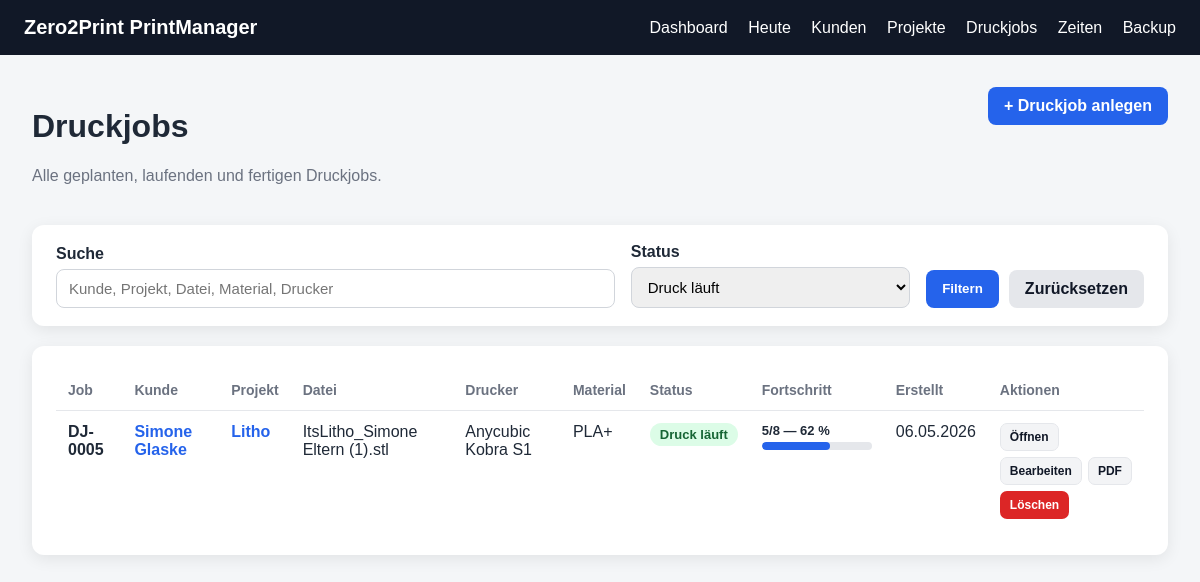
The page /jobs?status=Druck+läuft on the database as committed earlier.
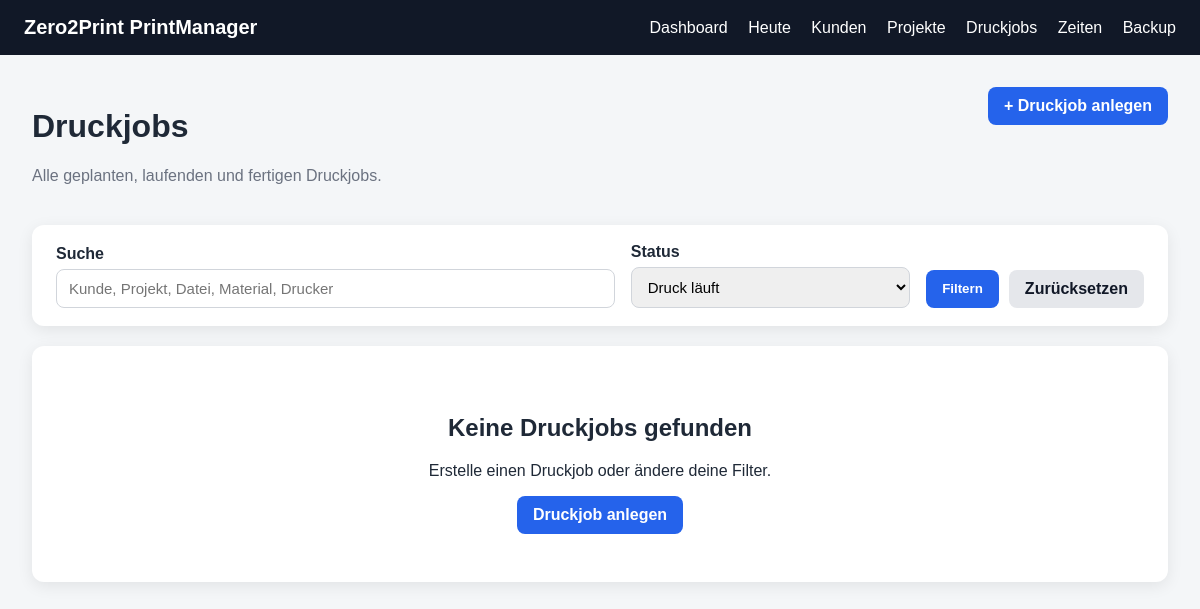
The same page on the database as committed later.
### app/models.py (models this page shows)
class PrintJob(Base):
    __tablename__ = "print_jobs"
    id = Column(Integer, primary_key=True, index=True)
    project_id = Column(Integer, ForeignKey("projects.id"), nullable=False)
    file_id = Column(Integer, ForeignKey("project_files.id"), nullable=True)
    printer_name = Column(String, nullable=True)
    material = Column(String, nullable=True)
    color = Column(String, nullable=True)
    planned_print_time = Column(String, nullable=True)
    planned_weight_grams = Column(Integer, nullable=True)
    status = Column(String, default="Bereit zum Druck")
    notes = Column(Text, nullable=True)
    created_at = Column(DateTime, default=datetime.utcnow)
    project = relationship("Project", back_populates="print_jobs")
    file = relationship("ProjectFile", back_populates="print_jobs")
    time_entries = relationship(
        "TimeEntry",
        back_populates="print_job"
    )
    checklist = relationship(
        "PrintJobChecklist",
        back_populates="print_job",
        uselist=False,
        cascade="all, delete-orphan"
    )

class Customer(Base):
    __tablename__ = "customers"
    id = Column(Integer, primary_key=True, index=True)
    name = Column(String, nullable=False)
    email = Column(String, nullable=True)
    phone = Column(String, nullable=True)
    note = Column(Text, nullable=True)
    created_at = Column(DateTime, default=datetime.utcnow)
    projects = relationship(
        "Project",
        back_populates="customer",
        cascade="all, delete-orphan"
    )

class Project(Base):
    __tablename__ = "projects"
    id = Column(Integer, primary_key=True, index=True)
    customer_id = Column(Integer, ForeignKey("customers.id"), nullable=False)
    name = Column(String, nullable=False)
    description = Column(Text, nullable=True)
    status = Column(String, default="Anfrage")
    deadline = Column(String, nullable=True)
    note = Column(Text, nullable=True)
    created_at = Column(DateTime, default=datetime.utcnow)
    customer = relationship("Customer", back_populates="projects")
    files = relationship(
        "ProjectFile",
        back_populates="project",
        cascade="all, delete-orphan"
    )
    print_jobs = relationship(
        "PrintJob",
        back_populates="project",
        cascade="all, delete-orphan"
    )
    time_entries = relationship(
        "TimeEntry",
        back_populates="project",
        cascade="all, delete-orphan"
    )

class ProjectFile(Base):
    __tablename__ = "project_files"
    id = Column(Integer, primary_key=True, index=True)
    project_id = Column(Integer, ForeignKey("projects.id"), nullable=False)
    original_filename = Column(String, nullable=False)
    stored_filename = Column(String, nullable=False)
    file_path = Column(String, nullable=False)
    file_type = Column(String, nullable=True)
    version = Column(String, nullable=True)
    note = Column(Text, nullable=True)
    uploaded_at = Column(DateTime, default=datetime.utcnow)
    project = relationship("Project", back_populates="files")
    print_jobs = relationship(
        "PrintJob",
        back_populates="file"
    )

class PrintJobChecklist(Base):
    __tablename__ = "print_job_checklists"
    id = Column(Integer, primary_key=True, index=True)
    print_job_id = Column(Integer, ForeignKey("print_jobs.id"), nullable=False, unique=True)
    file_checked = Column(Boolean, default=False)
    slicer_checked = Column(Boolean, default=False)
    material_ready = Column(Boolean, default=False)
    bed_cleaned = Column(Boolean, default=False)
    first_layer_checked = Column(Boolean, default=False)
    print_finished_checked = Column(Boolean, default=False)
    post_processing_done = Column(Boolean, default=False)
    packed = Column(Boolean, default=False)
    updated_at = Column(DateTime, default=datetime.utcnow)
    print_job = relationship("PrintJob", back_populates="checklist")

### app/routes/print_jobs.py (the view)
@router.get("")
def print_jobs_index(
    request: Request,
    q: str = Query(default=""),
    status: str = Query(default=""),
    db: Session = Depends(get_db)
):
    query = (
        db.query(PrintJob)
        .join(Project)
        .join(Customer)
    )
    search = q.strip()
    selected_status = status.strip()
    if search:
        query = query.outerjoin(ProjectFile, PrintJob.file_id == ProjectFile.id)
        query = query.filter(
            or_(
                Project.name.ilike(f"%{search}%"),
                Customer.name.ilike(f"%{search}%"),
                PrintJob.printer_name.ilike(f"%{search}%"),
                PrintJob.material.ilike(f"%{search}%"),
                PrintJob.color.ilike(f"%{search}%"),
                PrintJob.notes.ilike(f"%{search}%"),
                ProjectFile.original_filename.ilike(f"%{search}%"),
            )
        )
    if selected_status:
        query = query.filter(PrintJob.status == selected_status)
    jobs = query.order_by(PrintJob.created_at.desc()).all()
    return templates.TemplateResponse(
        request=request,
        name="print_jobs.html",
        context={
            "title": "Druckjobs",
            "jobs": jobs,
            "q": search,
            "selected_status": selected_status,
            "statuses": JOB_STATUSES
        }
    )

### app/templates/print_jobs.html (shortened to what the changed rows need)
{% extends "base.html" %}
{% block content %}
<div class="page-header">
    <div>
        <h1>Druckjobs</h1>
    </div>
</div>
{% if jobs %}
<div class="table-card">
    <table>
        <thead>
            <tr>
                <th>Job</th>
                <th>Kunde</th>
                <th>Projekt</th>
                <th>Datei</th>
                <th>Drucker</th>
                <th>Material</th>
                <th>Status</th>
                <th>Fortschritt</th>
                <th>Erstellt</th>
                <th>Aktionen</th>
            </tr>
        </thead>
        <tbody>
            {% for job in jobs %}
            <tr>
                <td><strong>DJ-{{ "%04d"|format(job.id) }}</strong></td>
                <td>
                    <a class="link-btn" href="/customers/{{ job.project.customer.id }}">
                        {{ job.project.customer.name }}
                    </a>
                </td>
                <td>
                    <a class="link-btn" href="/projects/{{ job.project.id }}">
                        {{ job.project.name }}
                    </a>
                </td>
                <td>
                    {% if job.file %}
                        {{ job.file.original_filename }}
                    {% else %}
                        -
                    {% endif %}
                </td>
                <td>{{ job.printer_name or "-" }}</td>
                <td>{{ job.material or "-" }}</td>
                <td>
                    <span class="status-pill {{ status_class(job.status) }}">
                        {{ job.status }}
                    </span>
                </td>
                <td>
                    <div class="mini-progress-text">
                        {{ checklist_done_count(job) }}/{{ checklist_total_count() }}
                        —
                        {{ checklist_progress(job) }} %
                    </div>
                    <div class="mini-progress-wrap">
                        <div class="mini-progress-bar {{ checklist_progress_class(job) }}" style="width: {{ checklist_progress(job) }}%;"></div>
                    </div>
                </td>
                <td>{{ job.created_at.strftime("%d.%m.%Y") }}</td>
                <td>
                    <div class="quick-actions">
                        <a class="quick-link" href="/jobs/{{ job.id }}">Öffnen</a>
                        <a class="quick-link" href="/jobs/{{ job.id }}/edit">Bearbeiten</a>
                        <a class="quick-link" href="/jobs/{{ job.id }}/pdf" target="_blank">PDF</a>
                        <form method="post" action="/jobs/{{ job.id }}/delete" onsubmit="return confirm('Druckjob DJ-{{ "%04d"|format(job.id) }} wirklich löschen? Zeiten bleiben erhalten, werden aber vom Druckjob getrennt.');">
                            <button class="quick-btn danger" type="submit">Löschen</button>
                        </form>
                    </div>
                </td>
            </tr>
            {% endfor %}
        </tbody>
    </table>
</div>
{% else %}
<div class="empty-state">
    <h2>Keine Druckjobs gefunden</h2>
    <p>Erstelle einen Druckjob oder ändere deine Filter.</p>
    <a class="btn" href="/jobs/new">Druckjob anlegen</a>
</div>
{% endif %}
{% endblock %}

Rows that differ between the two databases and show on the page:
removed PrintJob: id "0005", project.customer.name "Simone Glaske", project.name "Litho", file.original_filename "ItsLitho_Simone Eltern (1).stl", printer_name "Anycubic Kobra S1", material "PLA+", status "Druck läuft", checklist_total_count "8", created_at "06.05.2026"
removed PrintJobChecklist: file_checked+slicer_checked+material_ready "5", file_checked+slicer_checked+material_ready "62"
Other text that changed with them:
text no longer shown: "Job Kunde Projekt Datei Drucker Material Status Fortschritt Erstellt Aktionen"
text now shown: "Keine Druckjobs gefunden Erstelle einen Druckjob oder ändere deine Filter. Druckjob anlegen"
